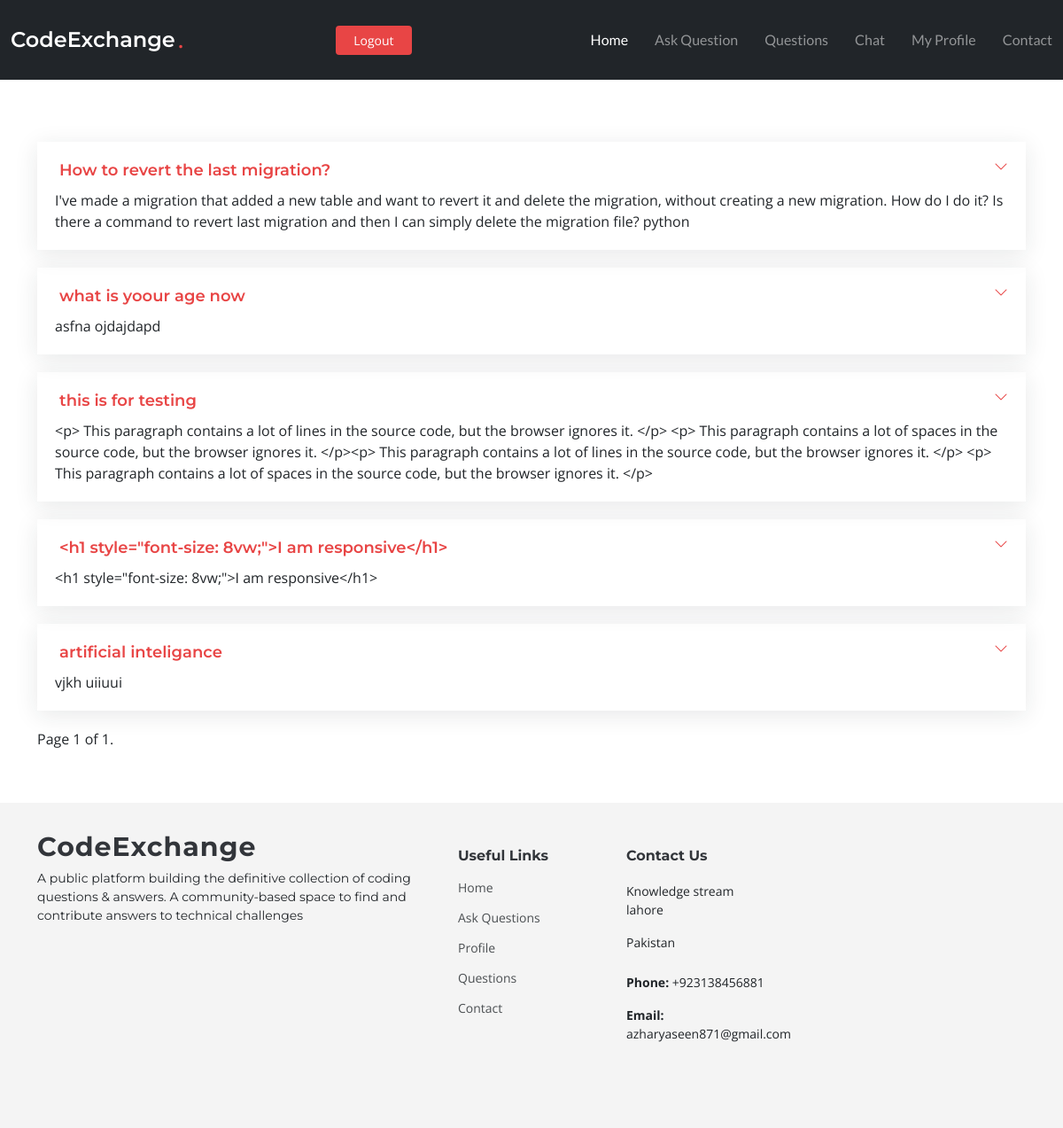
Page /liked_posts/2 (signed in) on the earlier database version.
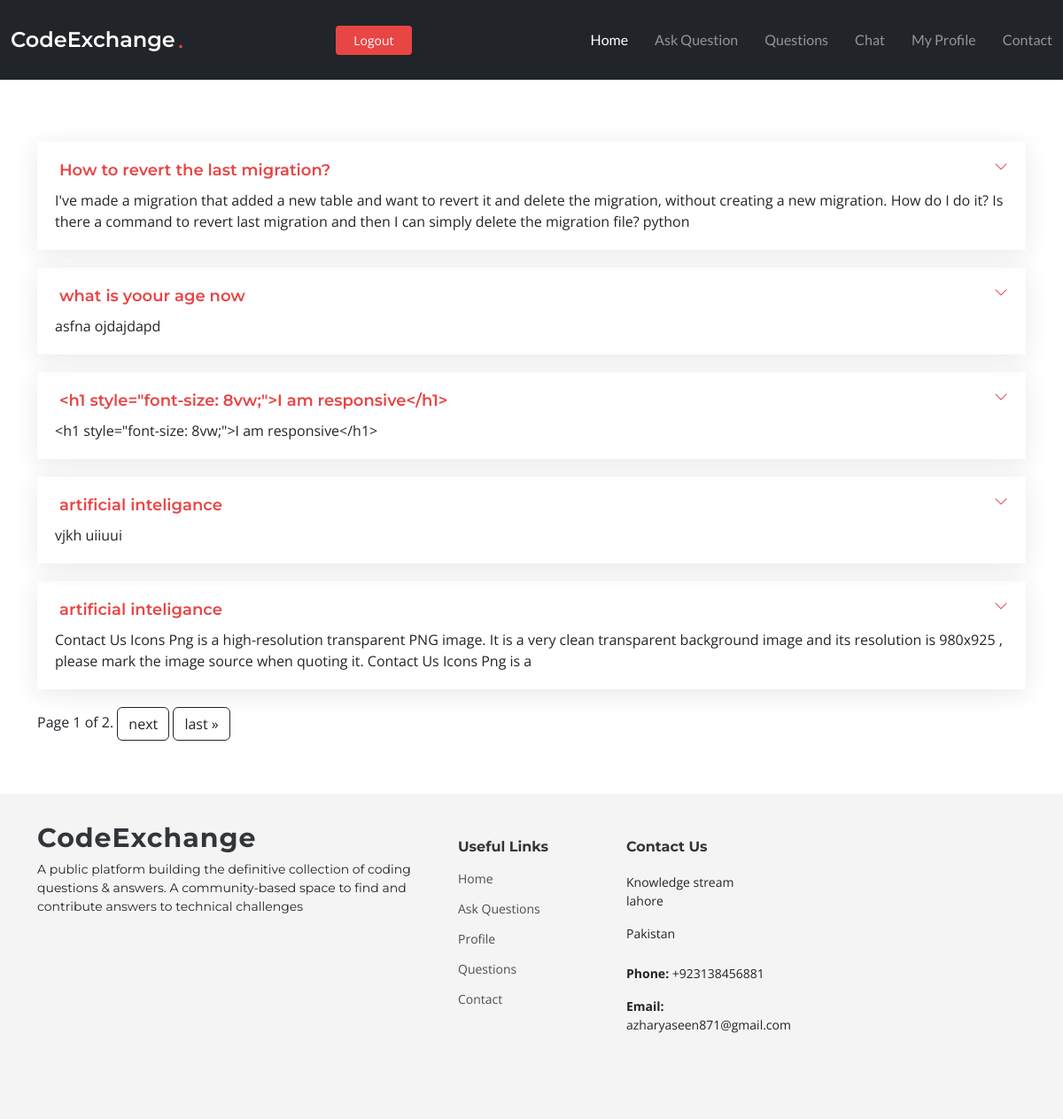
Same page on the later database version.
### app/models.py (models this page shows, shortened)
class Questions(models.Model):
    user = models.ForeignKey(User, on_delete=models.CASCADE)
    title = models.CharField(max_length=1000)
    content = HTMLField()
    likes = models.ManyToManyField(User, related_name='like')
    date_created = models.DateTimeField(default=timezone.now)
    image = models.ImageField(upload_to='question_pic', blank=True, null=True)

### app/views.py (the view)
# urls.py: path("liked_posts/<int:id>", views.liked_post, name="liked_post"),
@login_required(login_url='login')
def liked_post(request,id):
    user = get_object_or_404(User, pk= id)
    posts_you_like = Questions.objects.filter(likes=user.id)
    paginator = Paginator(posts_you_like, 5)
    page_number = request.GET.get("page")
    page_obj = paginator.get_page(page_number)
    return render(request, 'app/liked_post.html',{'posts_you_like':posts_you_like,'page_obj': page_obj})

### app/templates/app/liked_post.html (shortened to what this page needs)
{% extends 'base.html' %}
{% block content %}
{% if posts_you_like %}
  <body>
    <section id="faq" class="faq">
      <div class="container" style="margin-top: 100px;">
          <div class="" data-aos="fade-up" data-aos-delay="200">
            <div class="faq-container">
              {% for question in page_obj %}
              <div class="faq-item faq-active">
                <a href="{% url 'detail' question.id %}"> <h3> <span>{{ question.title }}</span></h3></a>
                <div class="faq-content">
                  <p>{{ question.content }}</p>
                </div>
                <i class="faq-toggle bi bi-chevron-right"></i>
              </div>
              {% endfor %}
              {% include "app/includes/paginator.html" %}
            </div>
          </div>
        </div>
    </section>
    {% else %}
    <p style="margin-top: 100px;">
        no liked post yet ...
  </p>
    {% endif %}
  </body>
  {% endblock content %}

Differences in the rows shown:
no longer on this page (row unchanged): Questions: title "this is for testing", content "<p> This paragraph contains a lot of lines in the source code, but the browser ignores it. </p> <p> This paragraph contains a lot of spaces in the source code, but the browser ignores it. </p><p> This paragraph contains a lot of lines in the source code, but the browser ignores it. </p> <p> This paragraph contains a lot of spaces in the source code, but the browser ignores it. </p>"
added Questions: title "artificial inteligance", content "Contact Us Icons Png is a high-resolution transparent PNG image. It is a very clean transparent background image and its resolution is 980x925 , please mark the image source when quoting it. Contact Us Icons Png is a"
Other differences:
{{ page_obj.paginator.num_pages }}: "1" → "2"
text now shown: "next last »"
